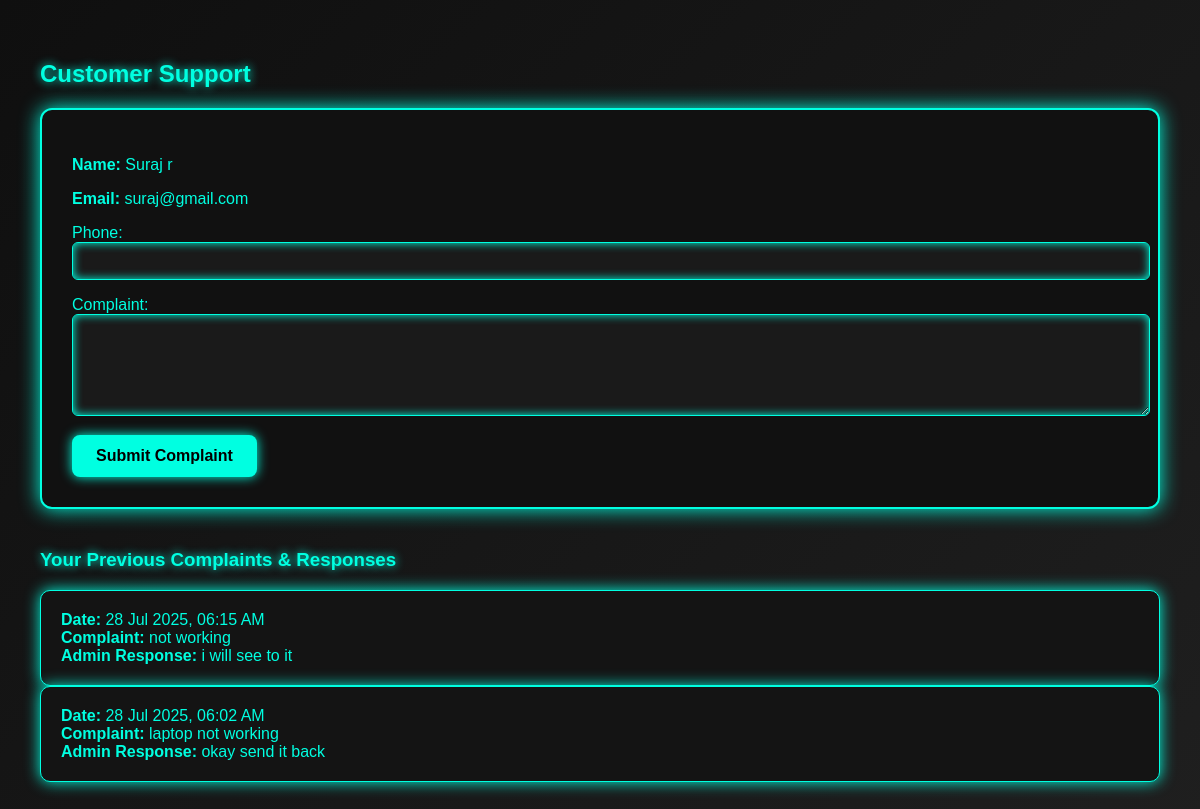
Page /support/ (signed in) on the committed database.
### bapp/models.py (models this page shows, shortened)
class CustomerSupport(models.Model):
    user = models.ForeignKey(User, on_delete=models.CASCADE)
    phone = models.CharField(max_length=15)
    complaint = models.TextField()
    response = models.TextField(blank=True, null=True)
    created_at = models.DateTimeField(auto_now_add=True)
    responded_at = models.DateTimeField(blank=True, null=True)

### bapp/views.py (the view)
# urls.py: path('support/', views.customer_support, name='customer_support'),
@login_required
def customer_support(request):
    if request.method == 'POST':
        form = CustomerSupportForm(request.POST)
        if form.is_valid():
            support = form.save(commit=False)
            support.user = request.user
            support.save()
            return redirect('support_success')
    else:
        form = CustomerSupportForm()
    previous_tickets = CustomerSupport.objects.filter(user=request.user).order_by('-created_at')
    return render(request, 'customer_support_form.html', {
        'form': form,
        'name': request.user.get_full_name(),
        'email': request.user.email,
        'previous_tickets': previous_tickets,
    })

### bapp/forms.py
class CustomerSupportForm(forms.ModelForm):
    class Meta:
        model = CustomerSupport
        fields = ['phone', 'complaint']
        widgets = {
            'complaint': forms.Textarea(attrs={'rows': 5}),
        }

### templates/customer_support_form.html (shortened to what this page needs)
<!DOCTYPE html>
<html>
<head>
</head>
<body>
  <h2>Customer Support</h2>
  <form method="post">
    <p><strong>Name:</strong> {{ name }}</p>
    <p><strong>Email:</strong> {{ email }}</p>
    {{ form.as_p }}
    <button type="submit">Submit Complaint</button>
  </form>
  <h3>Your Previous Complaints & Responses</h3>
  {% if previous_tickets %}
    <ul>
      {% for ticket in previous_tickets %}
        <li>
          <strong>Date:</strong> {{ ticket.created_at|date:"d M Y, h:i A" }}<br>
          <strong>Complaint:</strong> {{ ticket.complaint }}<br>
          <strong>Admin Response:</strong>
          {% if ticket.response %}
            {{ ticket.response }}
          {% else %}
            <em>Pending response</em>
          {% endif %}
        </li>
      {% endfor %}
    </ul>
  {% else %}
    <p>No previous complaints found.</p>
  {% endif %}
</body>
</html>

### templates/customer_support_form.html (style rules this page uses)
body { margin: 0; padding: 40px; font-family: 'Orbitron', sans-serif; background: linear-gradient(135deg, #0f0f0f 0%, #1f1f1f 100%); color: #00ffe1; }
h2, h3 { text-shadow: 0 0 10px #00ffe1; color: #00ffe1; }
form { background-color: #111; border: 2px solid #00ffe1; border-radius: 12px; padding: 30px; box-shadow: 0 0 20px #00ffe1; margin-bottom: 40px; }
form p { margin-bottom: 15px; font-size: 16px; }
input[type="text"], input[type="email"], textarea, select { width: 100%; padding: 10px; border-radius: 6px; border: 1px solid #00ffe1; background-color: #1a1a1a; color: #00ffe1; font-family: 'Orbitron', sans-serif; font-size: 14px; box-shadow: inset 0 0 10px #00ffe1; }
button { background-color: #00ffe1; color: #000; border: none; padding: 12px 24px; font-size: 16px; font-weight: bold; border-radius: 8px; cursor: pointer; transition: all 0.3s ease; box-shadow: 0 0 12px #00ffe1; }
ul { list-style: none; padding: 0; }
li { background: #141414; padding: 20px; border: 1px solid #00ffe1; border-radius: 10px; box-shadow: 0 0 15px #00ffe1; }

### rows in the picture
CustomerSupport: created_at "28 Jul 2025, 06:15 AM", complaint "not working", response "i will see to it"
CustomerSupport: created_at "28 Jul 2025, 06:02 AM", complaint "laptop not working", response "okay send it back"

### other values in the picture
{{ name }} "Suraj r"
{{ email }} "suraj@gmail.com"
